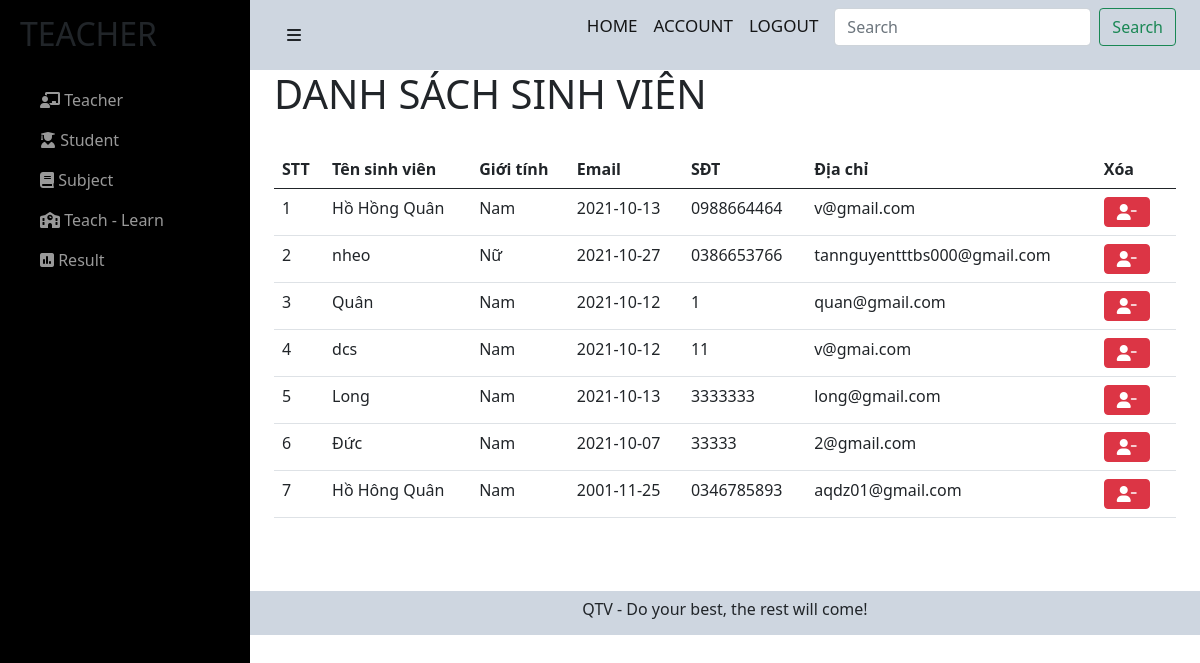
The page /admin/teacher/student.php (signed in) on the database its author committed.
### tables this page shows
CREATE TABLE `users` (
  `user_id` int(11) NOT NULL,
  `user_name` varchar(255) NOT NULL,
  `user_avatar` varchar(255) DEFAULT NULL,
  `user_gioitinh` tinyint(4) NOT NULL,
  `user_birthday` date NOT NULL,
  `user_phone` varchar(255) NOT NULL,
  `user_email` varchar(255) NOT NULL,
  `user_pass` varchar(255) NOT NULL,
  `user_level` int(11) NOT NULL,
  `status` tinyint(4) NOT NULL,
  `code` varchar(255) NOT NULL,
  `code_forgot` varchar(255) NOT NULL
);

### admin/teacher/student.php (the view, shortened to what this page needs)
<?php include('../../config/config.php');
?>
<link href="https://cdn.jsdelivr.net/npm/bootstrap@5.0.2/dist/css/bootstrap.min.css" rel="stylesheet">
<link rel="stylesheet" href="https://cdnjs.cloudflare.com/ajax/libs/font-awesome/6.0.0-beta2/css/all.min.css" />
<link rel="stylesheet" href="../../css/teacher-admin.css">
<div id="wrapper">
    <div id="sidebar-wrapper">
        <ul class="sidebar-nav">
        <li class="sidebar-brand">
                <h2>TEACHER</h2>
            </li>
            <li>
                <a href="teacher.php"><i class="fas fa-chalkboard-teacher"></i> Teacher</a>
            </li>
            <li>
                <a href="student.php"><i class="fas fa-user-graduate"></i> Student</a>
            </li>
            <li>
                <a href="subject.php"><i class="fas fa-book"></i> Subject</a>
            </li>
            <li>
                <a href="learn-teach-teacher.php"><i class="fas fa-school"></i> Teach - Learn</a>
            </li>
            <li>
                <a href="result-admin.php"><i class="fas fa-poll"></i> Result</a>
            </li>
        </ul>
    </div>
    <div id="page-content-wrapper">
        <div class="container-fluid">
            <div class="row">
                <div class="col-lg-12">
                    <nav class="navbar navbar-light">
                        <div class="container-fluid">
                            <a href="#menu-toggle" class="btn btn-default" id="menu-toggle"><i class="fas fa-bars"></i></a>
                            <form class="d-flex">
                                <a href="" class="navbar-brand">HOME</a>
                                <a href="" class="navbar-brand">ACCOUNT</a>
                                <a href="../../login/logout.php" class="navbar-brand">LOGOUT</a>
                                <input class="form-control me-2" type="search" placeholder="Search" aria-label="Search">
                                <button class="btn btn-outline-success" type="submit">Search</button>
                            </form>
                        </div>
                    </nav>
                    <div class="container">
                        <h1>DANH SÁCH SINH VIÊN</h1>
                        <br>
                        <table class="table">
                            <thead>
                                <tr>
                                    <th scope="col">STT</th>
                                    <th scope="col">Tên sinh viên</th>
                                    <th scope="col">Giới tính</th>
                                    <th scope="col">Email</th>
                                    <th scope="col">SĐT</th>
                                    <th scope="col">Địa chỉ</th>
                                    <th scope="col">Xóa</th>
                                </tr>
                            </thead>
                            <tbody>
                                <?php
                                $sql = "SELECT * from users where user_level = 0";
                                $res = mysqli_query($conn, $sql);
                                $sn = 1;
                                if ($res == true) {
                                    while ($row = mysqli_fetch_assoc($res)) {
                                        $user_gioitinh = $row['user_gioitinh'];
                                ?>
                                        <tr>
                                            <td><?php echo $sn++ ?></td>
                                            <td><?php echo $row['user_name']; ?></td>
                                            <td>
                                                <?php if ($user_gioitinh == 1) {
                                                    echo 'Nam';
                                                }
                                                if ($user_gioitinh == 0) {
                                                    echo 'Nữ';
                                                }
                                                ?>
                                            </td>
                                            <td><?php echo $row['user_birthday']; ?></td>
                                            <td><?php echo $row['user_phone']; ?></td>
                                            <td><?php echo $row['user_email']; ?></td>
                                            <td>
                                                <a href="./del-student-teacher.php?user_id=<?php echo $row['user_id']; ?>"><button type="button" class="btn btn-danger text-white me-2"><i class="fas fa-user-minus"></i></button></a>
                                            </td>
                                        </tr>
                                <?php
                                    }
                                }
                                ?>
                            </tbody>
                        </table>
                    </div>
                </div>
            </div>
        </div>
        <footer>
            <p class="ftr text-center">
                QTV - Do your best, the rest will come!
            </p>
        </footer>
    </div>
</div>

### css/teacher-admin.css (style rules this page uses)
.row>* { padding : 0; }
#wrapper { padding-left: 0; -webkit-transition: all 0.5s ease; -moz-transition: all 0.5s ease; -o-transition: all 0.5s ease; transition: all 0.5s ease; }
.navbar-brand { font-size:17px; font-weight:500; }
#page-content-wrapper { padding: 50px; position: relative; }
#sidebar-wrapper { z-index: 1000; position: fixed; left: 250px; width: 0; height: 100%; margin-left: -250px; overflow-y: auto; background: #000; -webkit-transition: all 0.5s ease; -moz-transition: all 0.5s ease; -o-transition: all 0.5s ease; transition: all 0.5s ease; }
#page-content-wrapper { width: 100%; position: absolute; padding: 15px; }
.sidebar-nav { position: absolute; top: 0; width: 250px; margin: 0; padding: 0; list-style: none; }
.sidebar-nav li { text-indent: 20px; line-height: 40px; }
.sidebar-nav li a { display: block; text-decoration: none; color: #999999; }
.sidebar-nav > .sidebar-brand { height: 65px; font-size: 18px; line-height: 60px; margin-top: 15px; }
@media (min-width:768px) { #wrapper { padding-left: 250px; } }
@media (min-width:768px) { #sidebar-wrapper { width: 250px; } }
@media (min-width:768px) { #page-content-wrapper { padding: 0; position: relative; } }
.navbar, .ftr { background-color: #ced6e0; }
.ftr { height:44px; margin-bottom: 0; padding-top:6px; }
.container { min-height: 521px; }

### rows shown on the page
users: user_name "Hồ Hồng Quân", user_gioitinh "Nam", user_birthday "2021-10-13", user_phone "0988664464", user_email "v@gmail.com"
users: user_name "nheo", user_gioitinh "Nữ", user_birthday "2021-10-27", user_phone "0386653766", user_email "tannguyentttbs000@gmail.com"
users: user_name "Quân", user_gioitinh "Nam", user_birthday "2021-10-12", user_phone "1", user_email "quan@gmail.com"
users: user_name "dcs", user_gioitinh "Nam", user_birthday "2021-10-12", user_phone "11", user_email "v@gmai.com"
users: user_name "Long", user_gioitinh "Nam", user_birthday "2021-10-13", user_phone "3333333", user_email "long@gmail.com"
users: user_name "Đức", user_gioitinh "Nam", user_birthday "2021-10-07", user_phone "33333", user_email "2@gmail.com"
users: user_name "Hồ Hông Quân", user_gioitinh "Nam", user_birthday "2001-11-25", user_phone "0346785893", user_email "aqdz01@gmail.com"
